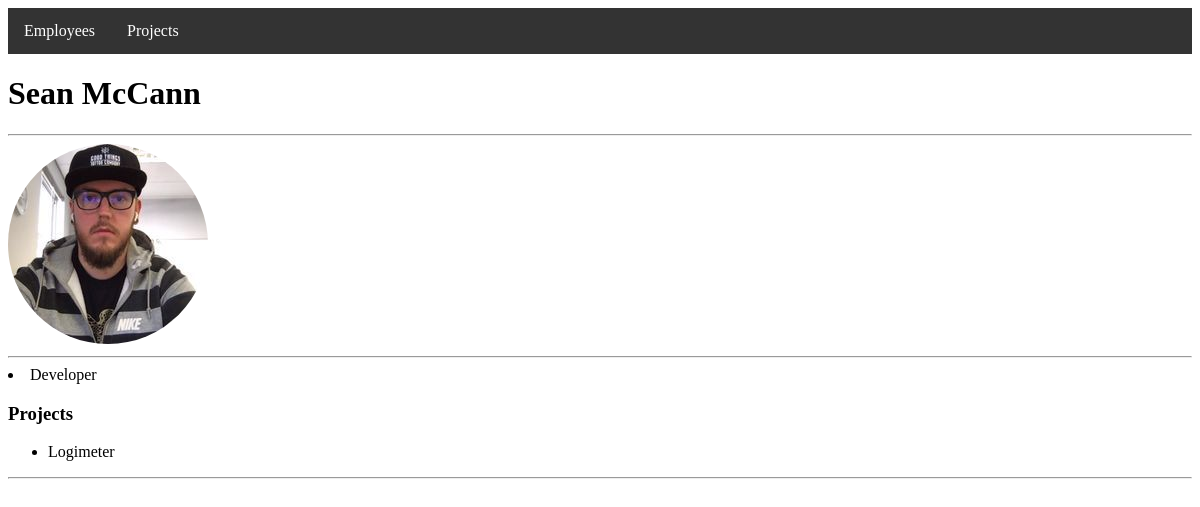
The page /employees/1/ on the database its author committed.
### tutorial/quickstart/models.py (models this page shows, shortened)
class Employee(models.Model):
    first_name = models.CharField(max_length=30)
    last_name = models.CharField(max_length=30)
    job_title = models.CharField(max_length=30)
    group = models.ForeignKey(Group, on_delete=models.CASCADE)
    user = models.ForeignKey(User, on_delete=models.CASCADE)
    profile_pic = models.ImageField(upload_to='pics/', null=True, blank=True)
    def __str__(self):
        return str(self.first_name) + " " + str(self.last_name)

class Project(models.Model):
    name = models.CharField(max_length=30)
    duration = models.CharField(default="Forever", max_length=30)
    is_active = models.BooleanField(default=True)
    employees = models.ManyToManyField(
        Employee,
        help_text="The Employees that make up this Project",
        blank=True
    )

### tutorial/quickstart/views.py (the view)
# urls.py: path(r'employees/<employee>/', views.EmployeeView.as_view(), name="employee"),
class EmployeeView(TemplateView):
    template_name = 'employee.html'
    def get_context_data(self, **kwargs):
        employee = get_object_or_404(Employee, id=self.kwargs['employee'])
        projects = Project.objects.filter(employees=employee)
        context = {
            'employee': employee,
            'projects': projects
        }
        return context

### tutorial/quickstart/templates/employee.html (shortened to what this page needs)
<!DOCTYPE html>
{% load static %}
<html>
<head>
    <link rel="stylesheet" href="{% static '/style.css' %}">
</head>
<body>
{% include "navbar.html" %}
<h1>{{employee}}</h1>
<hr>
<img src="{{employee.profile_pic.url}}" alt="Avatar" style="width: 200px; border-radius: 200px;"/>
<hr>
<li>{{employee.job_title}}</li>
<h3>Projects</h3>
{% if projects %}
<ul>
    {% for project in projects %}
        <li>
            {{project.name}}
        </li>
    {% endfor %}
</ul>
{% endif %}
<hr>
</body>
</html>

### rows shown on the page
Employee: first_name+last_name "Sean McCann", profile_pic (picture), job_title "Developer"
Project: name "Logimeter"
